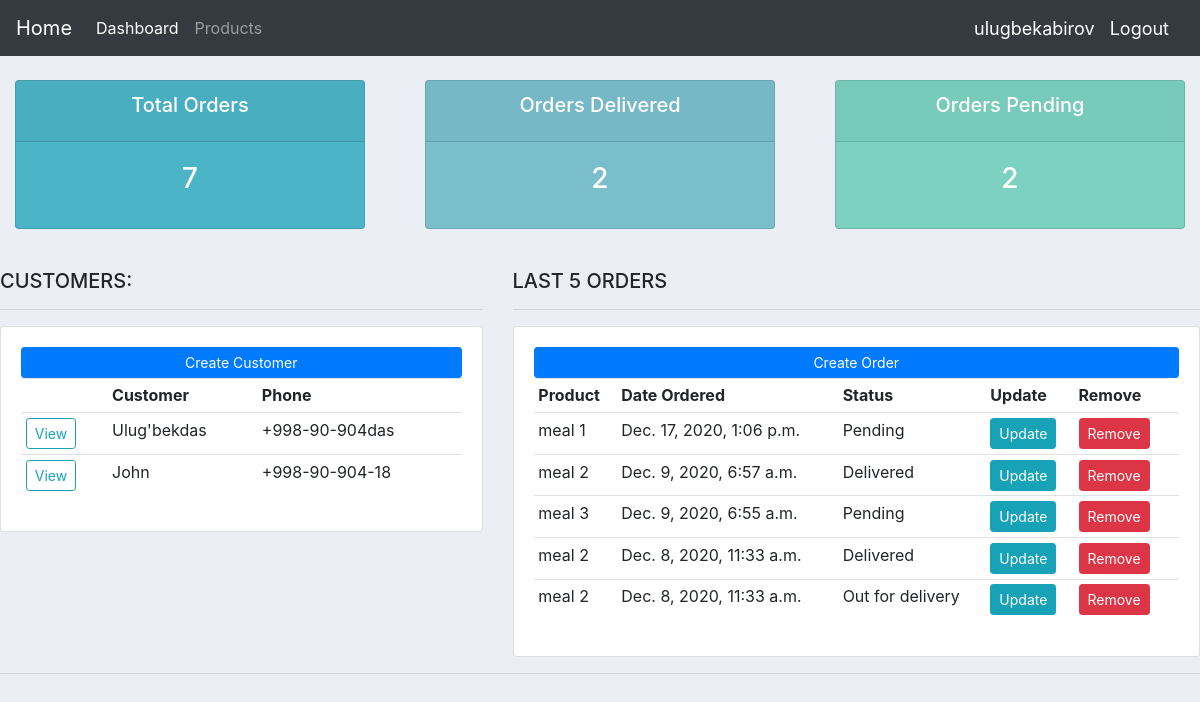
The app's page / (signed in) with its own data.
### accounts/models.py (models this page shows, shortened)
class Customer(models.Model):
    user = models.OneToOneField(User, null=True, on_delete=models.CASCADE)
    name = models.CharField(max_length=30, null=True)
    phone = models.CharField(max_length=20, null=True)
    email = models.CharField(max_length=50, null=True)
    date_created = models.DateField(auto_now_add=True)
    profile_pic = models.ImageField(null=True, blank=True)

class Order(models.Model):
    STATUS = (
        ("Pending", "Pending"),
        ("Out for delivery", "Out for delivery"),
        ("Delivered", "Delivered"),
    )
    product = models.ForeignKey(Product, null=True, on_delete=models.SET_NULL)
    customer = models.ForeignKey(Customer, null=True, on_delete=models.SET_NULL)
    date_created = models.DateTimeField(auto_now_add=True)
    status = models.CharField(max_length=30, null=True, choices=STATUS)
    tag = models.ManyToManyField(Tag)

class Product(models.Model):
    CATEGORY = (
        ("Indoor", "Indoor"),
        ("Outdoor", "Outdoor"),
    )
    name = models.CharField(max_length=30, null=True)
    price = models.FloatField(null=True)
    category = models.CharField(max_length=30, null=True, choices=CATEGORY)
    description = models.CharField(max_length=200,
                                   null=True,
                                   default="No description",
                                   blank=True,
                                   )
    date_created = models.DateField(auto_now_add=True, null=True)

### accounts/decorators.py (the view)
    def wrapper_func(request, *args, **kwargs):
        if request.user.groups.exists():
            group = request.user.groups.all()[0].name
            if group == "admin":
                return view_func(request, *args, **kwargs)
            else:
                return redirect("user")
        messages.info(request, "That User does not belong to any group")
        return redirect("logout")

### accounts/views.py (called while the page is built)
@login_required(login_url='login')
@admin_only
def home_view(request):
    orders = models.Order.objects.all()
    total_orders = orders.count()
    orders_delivered = orders.filter(status="Delivered").count()
    orders_pending = orders.filter(status="Pending").count()
    last_five_orders = orders.order_by("-date_created", )[0:5]
    customers = models.Customer.objects.all()
    context = {"orders": orders,
               "total_orders": total_orders,
               "orders_delivered": orders_delivered,
               "orders_pending": orders_pending,
               "last_five_orders": last_five_orders,
               "customers": customers, }
    return render(request, "accounts/dashboard.html", context)

### accounts/templates/accounts/dashboard.html
{%  extends 'accounts/main.html' %}
{% block content %}
{%  include 'accounts/status.html' %}
<br>
<div class="row">
	<div class="col-md-5">
		<h5>CUSTOMERS:</h5>
		<hr>
		<div class="card card-body">
			<a class="btn btn-primary  btn-sm btn-block" href="{% url 'createCustomer' %}">Create Customer</a>
			<table class="table table-sm">
				<tr>
                    <th></th>
					<th>Customer</th>
					<th>Phone</th>
				</tr>
                {% for customer in customers %}
                    <tr>
                    <td><a class="btn btn-outline-info btn-sm" href="{% url "customer" customer.id %}">View</a></td>
                    <td>{{ customer.name }}</td>
                    <td>{{ customer.phone }}</td>
                    </tr>
                {% endfor %}
			</table>
		</div>
	</div>
	<div class="col-md-7">
		<h5>LAST 5 ORDERS</h5>
		<hr>
		<div class="card card-body">
			<a class="btn btn-primary  btn-sm btn-block" href="{% url 'createOrder' %}">Create Order</a>
			<table class="table table-sm">
				<tr>
					<th>Product</th>
					<th>Date Ordered</th>
					<th>Status</th>
					<th>Update</th>
					<th>Remove</th>
				</tr>
                {% for order in last_five_orders %}
                    <tr>
                    <td>{{ order.product.name }}</td>
                    <td>{{ order.date_created }}</td>
                    <td>{{ order.status }}</td>
                    <td><a class="btn btn-sm btn-info"href="{% url "updateOrder" order.id %}?next={{ request.path }}">Update</a></td>
                    <td><a class="btn btn-sm btn-danger"href="{% url 'deleteOrder' order.id %}?next={{ request.path }}">Remove</a><td>
                    </tr>
                {% endfor %}
			</table>
		</div>
	</div>
</div>
{% endblock %}

### accounts/templates/accounts/navbar.html (shortened to what this page needs)
{% load static %}
<nav class="navbar navbar-expand-lg navbar-dark bg-dark">
  <a class="navbar-brand" href="{% url "home" %}">Home</a>
  <div class="collapse navbar-collapse" id="navbarNav">
    <ul class="navbar-nav">
        {% if request.user.is_staff %}
      <li class="nav-item active">
        <a class="nav-link" href="{% url 'home' %}">Dashboard <span class="sr-only">(current)</span></a>
      </li>
      <li class="nav-item">
        <a class="nav-link" href="{% url 'products' %}">Products</a>
      </li>
        {% else %}
         <li class="nav-item active">
         <a class="nav-link" href="{% url 'account' %}">Settings <span class="sr-only">(current)</span></a>
         </li>
        {% endif %}
    </ul>
  </div>
    {% if request.user.is_authenticated %}
        <span class="hello-msg">{{ request.user }}</span>
        <span ><a class="hello-msg btn-block" href="{% url 'logout' %}" >Logout</a></span>
    {% else %}
        <span ><a class="hello-msg btn-block" href="{% url 'login' %}" >Login</a></span>
        <span ><a class="hello-msg btn-block" href="{% url 'register' %}" >Register</a></span>
    {% endif %}
</nav>

### static/css/main.css (style rules this page uses)
body { background-color: #ebeff5; }

### accounts/templates/accounts/navbar.html (style rules this page uses)
.hello-msg { font-size: 18px; color : #ffffff; margin-right: 15px; }

### records on screen
Customer: name "Ulug'bekdas", phone "+998-90-904das"
Customer: name "John", phone "+998-90-904-18"
Order: product.name "meal 1", date_created "Dec. 17, 2020, 1:06 p.m.", status "Pending"
Order: product.name "meal 2", date_created "Dec. 9, 2020, 6:57 a.m.", status "Delivered"
Order: product.name "meal 3", date_created "Dec. 9, 2020, 6:55 a.m.", status "Pending"
Order: product.name "meal 2", date_created "Dec. 8, 2020, 11:33 a.m.", status "Delivered"
Order: product.name "meal 2", date_created "Dec. 8, 2020, 11:33 a.m.", status "Out for delivery"

### other values on screen
{{ request.user }} "ulugbekabirov"
{{ total_orders }} "7"
{{ orders_delivered }} "2"
{{ orders_pending }} "2"
